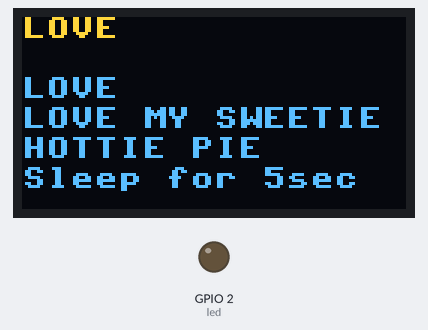
Recording of a program running on a simulated ESP32 board running MicroPython. Parts: 128×64 one-colour display, output pins drawn as LEDs (lit = HIGH). The OLED is the two-colour kind (top 16 rows yellow); the board's own WiFi access point starts at once; library files of the repository ran but are not shown: ssd1306.py; what the program prints to the serial console is not drawn. At 7.0 s the program stops and its outputs stay as they are.

Above: at 2.0 s.

The program:

boot_web_gps.py
```python
# This file is executed on every boot (including wake-boot from deepsleep)
try:
  import usocket as socket
except:
  import socket

import network
import time
import esp
esp.osdebug(None)
#import esp
#esp.osdebug(None)
import uos, machine
#uos.dupterm(None, 1) # disable REPL on UART(0)
import gc
#import webrepl
#webrepl.start()
gc.collect()

from machine import Pin, SoftI2C, UART
import ssd1306
from time import sleep

# ESP32 Pin assignment
i2c = SoftI2C(scl=Pin(22), sda=Pin(21), freq=10000)

# ESP8266 Pin assignment
#i2c = SoftI2C(scl=Pin(5), sda=Pin(4))

oled_width = 128
oled_height = 64
oled = ssd1306.SSD1306_I2C(oled_width, oled_height, i2c)

# Uncomment the below to connect to Wifi
#station = network.WLAN(network.STA_IF)

#station.active(True)
#station.connect('wifi_name', 'pwd')
# while station.isconnected() == False:
#   pass
#
# print('Connection successful')
# print(station.ifconfig())

# Activating soft access point
ap_if = network.WLAN(network.AP_IF)
ap_if.active(True)
print(ap_if.ifconfig())

led = Pin(2, Pin.OUT)

oled.text('LOVE', 0, 0)
oled.text('LOVE', 0, 20)
oled.text('LOVE MY SWEETIE', 0, 30)
oled.text('HOTTIE PIE', 0, 40)
oled.text('Sleep for 5sec', 0, 50)

oled.show()
sleep(5)
```
